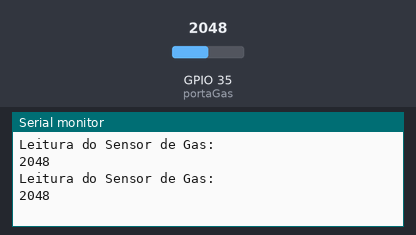
Simulated run of this sketch. Board: ESP32. On the bench: the last lines printed to the serial monitor. The inputs (shaded band) are chosen by the test bench; at power-on: GPIO 35 (portaGas) = 2048.

Above: at 2.8 s.
2.9 s: GPIO 35 (portaGas) set to 2866
At 5.2 s:
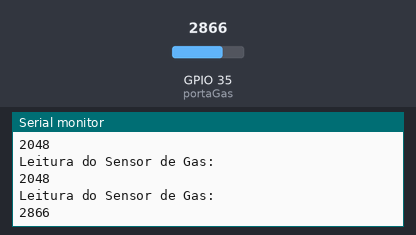
5.6 s: GPIO 35 (portaGas) set to 3603
At 6.8 s:
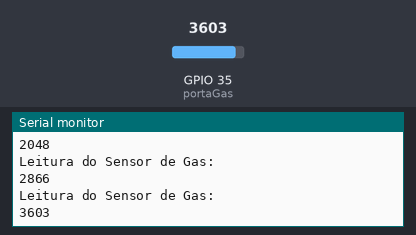
Timing chart, 0 to 8.6 s (numbered marks = the images above; inputs shaded):
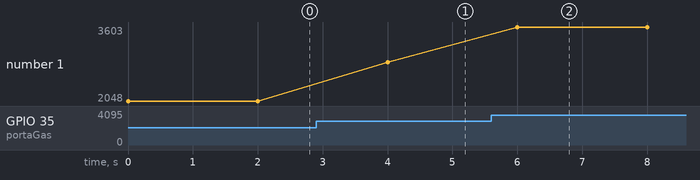

Measured:
- after the input at 2.9 s, the serial monitor: prints a new line after 1.1 s (image 1)
- after the input at 5.6 s, the serial monitor: prints a new line after 0.40 s (image 2)
- plotted number 1: 2048 → 2866 after the input at 2.9 s, 2866 → 3603 after the input at 5.6 s

The sketch:

SensorGasESP32FreeRTOS.ino
```cpp
// definir porta de leitura do sensor de gas
const int portaGas = GPIO_NUM_35;
// declarar protótipo da tarefa que irá realizar leitura do sensor de gas
static void leituraSensorGas(void * );
void setup() {
  // inicializar serial
  Serial.begin(115200);
  // definir porta do sensor de gas como entrada
  pinMode(portaGas, INPUT);
  // declarar tarefa que irá realizar a leitura do sensor de gas
  xTaskCreate(leituraSensorGas, "leituraSensorGas", 4096,   NULL, 1, NULL);


}

void loop() {

}
// Tarefa do sensor de gas
static void leituraSensorGas(void *){

  while(1){
     // realizar leitura do sensor de chuva
      int leitura = analogRead(portaGas);
      // Realizar o print da leitura no serial
      Serial.println("Leitura do Sensor de Gas:");
      Serial.println(leitura);
      // realizar um delay e inicializar leitura daqui a 2 segundos
      vTaskDelay(2000 / portTICK_PERIOD_MS);
  }
}
```
